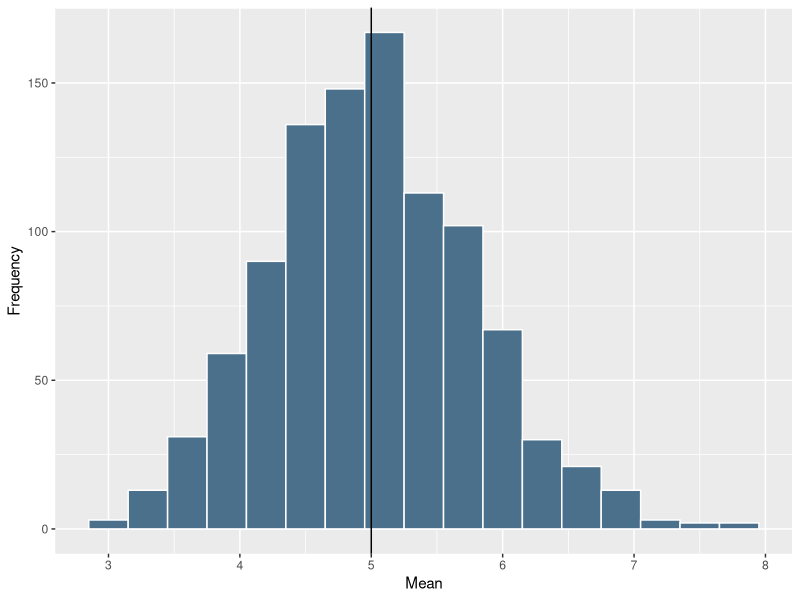
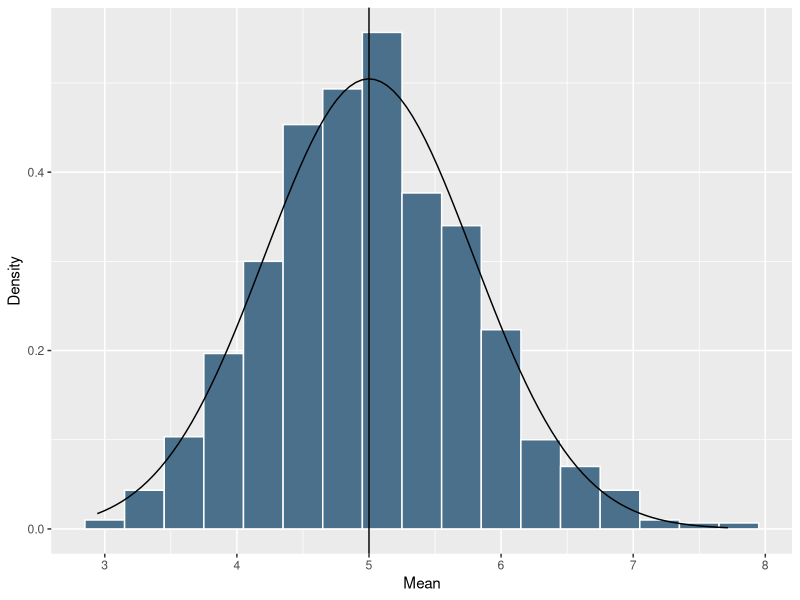
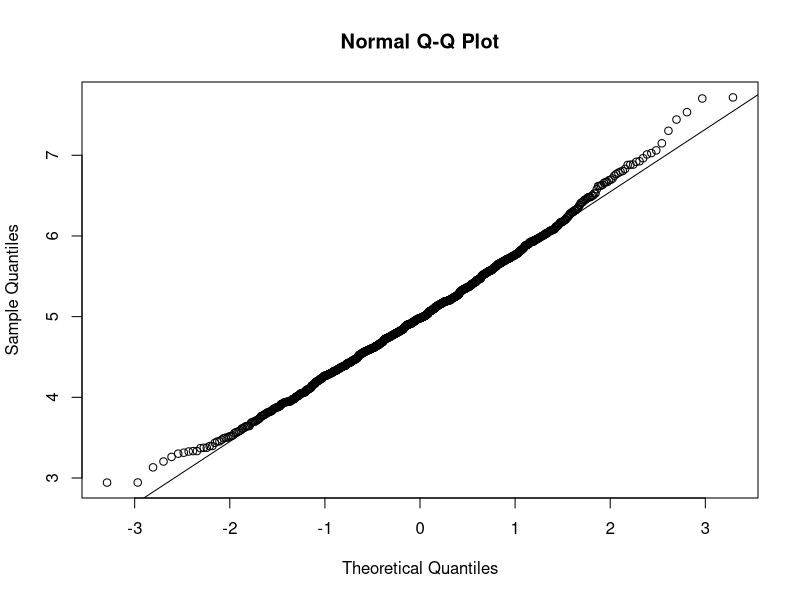
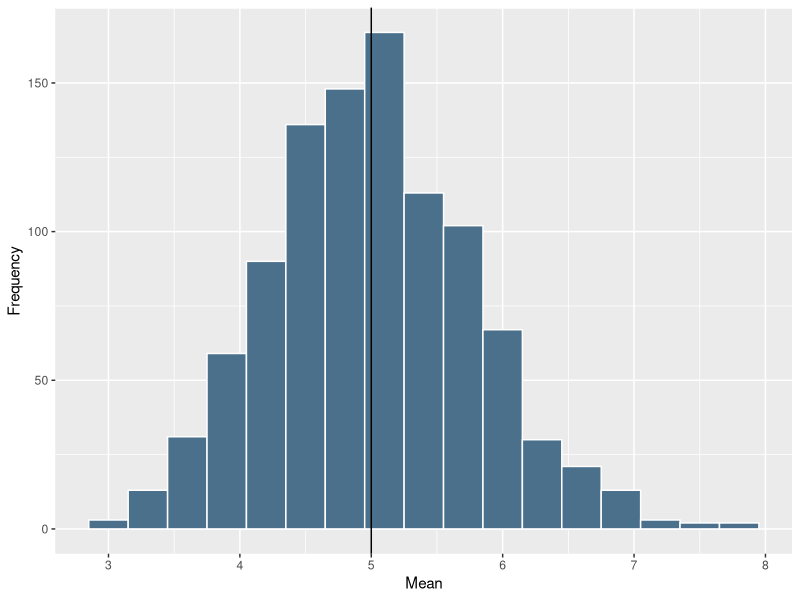
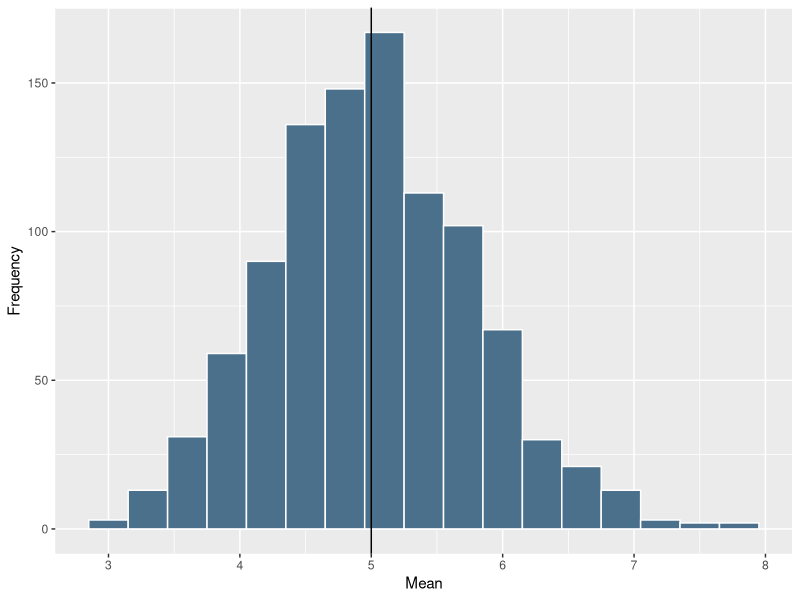
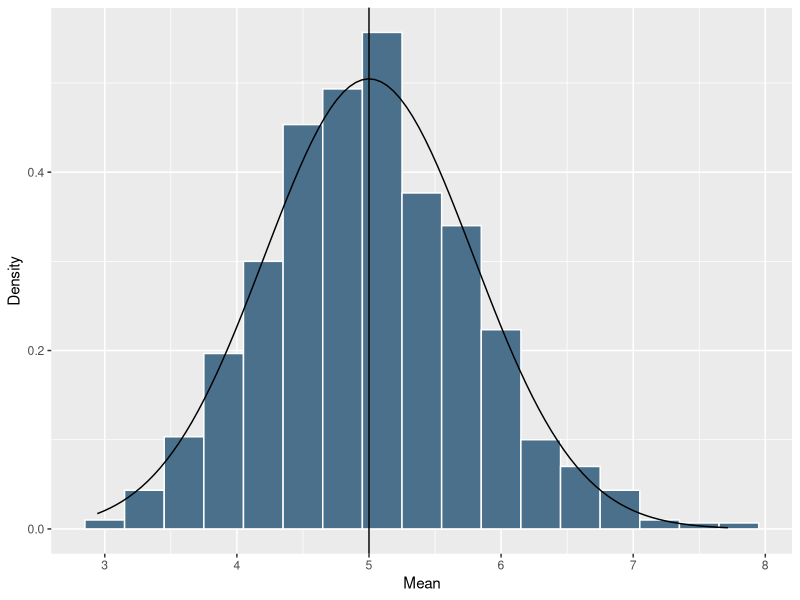

R code for these plots, in order:
setwd("~/Documents/GitHub/coursera-datascience-statistical-inference-project")

# Setting the value of lambda
lambda <- 0.2

# Obtaining the distribution of the averages of 40 exponentials
set.seed(123)
mns = NULL
for (i in 1 : 1000) mns = c(mns, mean(rexp(40, lambda)))

# Plotting out a histogram of the distribution
library(ggplot2)
dB <- as.data.frame(mns)
ggplot(dB, aes(mns)) + geom_histogram(binwidth = 0.3, colour = "white", fill = "skyblue4") + labs(y = "Frequency", x = "Mean") + geom_vline(xintercept = 1 / lambda)

ggsave("histogram2.png")

# Exporting as "histogram1.png"
ggsave(file="histogram1.png")

# Obtaining the sample mean
mean(mns)

# Overlaying normal distribution on top of histogram
ggplot(dB, aes(mns)) + geom_histogram(aes(y = ..density..), binwidth = 0.3, colour = "white", fill = "skyblue4") + labs(y = "Density", x = "Mean") + geom_vline(xintercept = 1 / lambda) + stat_function(fun = dnorm, args = list(mean = 5, sd = (0.625)^0.5))

ggsave("histogram2.png")

# q-q plot
qqnorm(mns); qqline(mns)